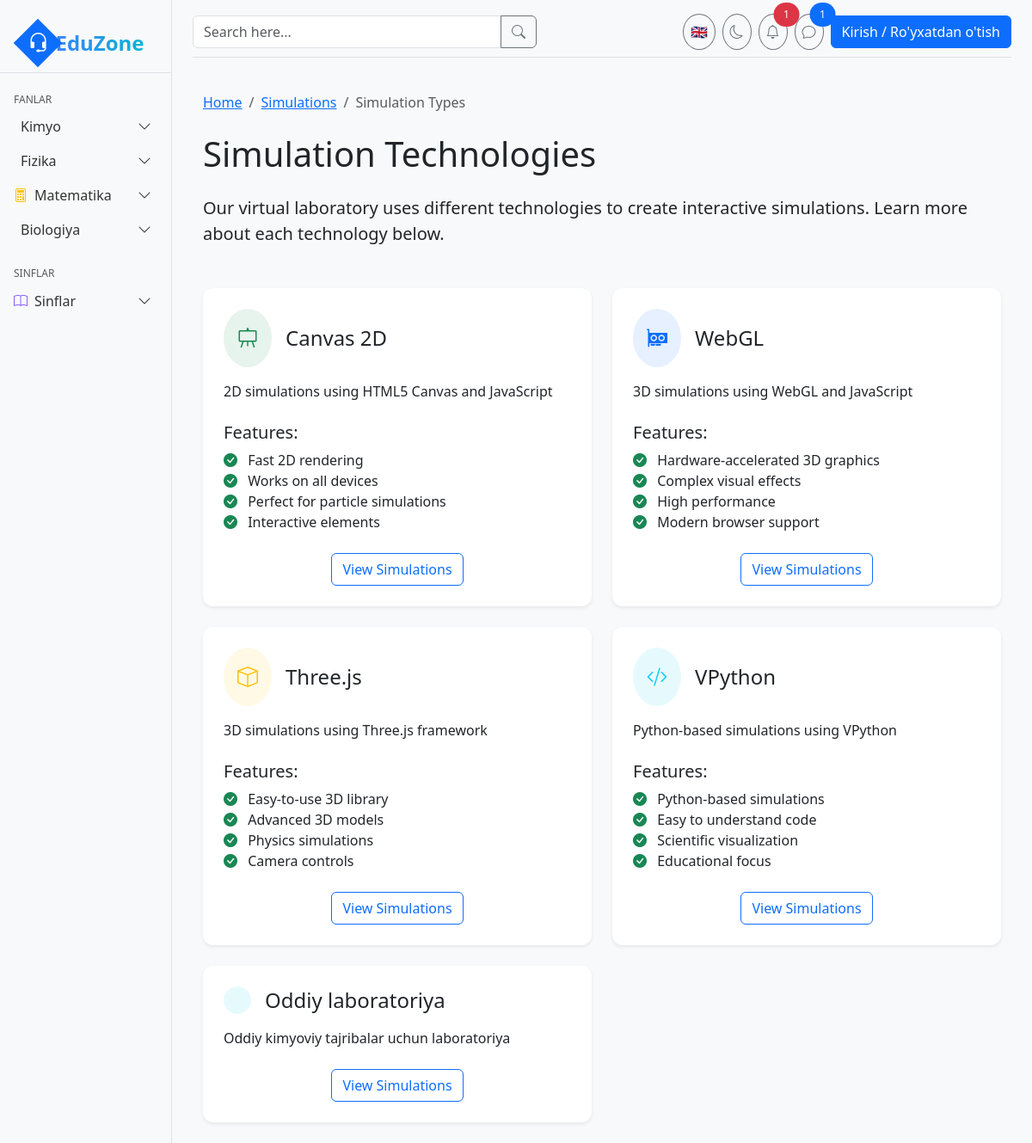
Screenshot of /api/simlab/types/ with the database file from the repository.
### simlab/models.py (models this page shows, shortened)
class SimulationType(models.Model):
    name = models.CharField(max_length=100)
    slug = models.SlugField(unique=True)
    description = models.TextField(blank=True)
    icon = models.CharField(max_length=50, default="code")

### simlab/views.py (the view)
# urls.py: path('types/', views.simulation_types, name='types'),
def simulation_types(request):
    simulation_types = SimulationType.objects.all()
    return render(request, 'simlab/types.html', {
        'simulation_types': simulation_types,
    })

### templates/simlab/types.html (shortened to what this page needs)
{% extends 'base.html' %}
{% load static %}
{% block content %}
<div class="container-fluid py-4">
    <nav aria-label="breadcrumb" class="mb-4">
        <ol class="breadcrumb">
            <li class="breadcrumb-item"><a href="{% url 'home' %}">Home</a></li>
            <li class="breadcrumb-item"><a href="{% url 'simlab:home' %}">Simulations</a></li>
            <li class="breadcrumb-item active" aria-current="page">Simulation Types</li>
        </ol>
    </nav>
    <h1 class="mb-4">Simulation Technologies</h1>
    <p class="lead mb-5">Our virtual laboratory uses different technologies to create interactive simulations. Learn more about each technology below.</p>
    <div class="row g-4">
        {% for sim_type in simulation_types %}
        <div class="col-md-6">
            <div class="card h-100 border-0 shadow-sm">
                <div class="card-body p-4">
                    <div class="d-flex align-items-center mb-3">
                        <div class="rounded-circle p-3 me-3
                            {% if sim_type.slug == 'canvas-2d' %}bg-success bg-opacity-10
                            {% elif sim_type.slug == 'webgl' %}bg-primary bg-opacity-10
                            {% elif sim_type.slug == 'threejs' %}bg-warning bg-opacity-10
                            {% else %}bg-info bg-opacity-10{% endif %}">
                            <i class="bi bi-{{ sim_type.icon }}
                                {% if sim_type.slug == 'canvas-2d' %}text-success
                                {% elif sim_type.slug == 'webgl' %}text-primary
                                {% elif sim_type.slug == 'threejs' %}text-warning
                                {% else %}text-info{% endif %}"
                                style="font-size: 1.5rem;"></i>
                        </div>
                        <h2 class="h4 mb-0">{{ sim_type.name }}</h2>
                    </div>
                    <p class="mb-4">{{ sim_type.description }}</p>
                    {% if sim_type.slug == 'canvas-2d' %}
                    <div class="mb-4">
                        <h3 class="h5">Features:</h3>
                        <ul class="list-unstyled">
                            <li><i class="bi bi-check-circle-fill text-success me-2"></i> Fast 2D rendering</li>
                            <li><i class="bi bi-check-circle-fill text-success me-2"></i> Works on all devices</li>
                            <li><i class="bi bi-check-circle-fill text-success me-2"></i> Perfect for particle simulations</li>
                            <li><i class="bi bi-check-circle-fill text-success me-2"></i> Interactive elements</li>
                        </ul>
                    </div>
                    {% elif sim_type.slug == 'webgl' %}
                    <div class="mb-4">
                        <h3 class="h5">Features:</h3>
                        <ul class="list-unstyled">
                            <li><i class="bi bi-check-circle-fill text-success me-2"></i> Hardware-accelerated 3D graphics</li>
                            <li><i class="bi bi-check-circle-fill text-success me-2"></i> Complex visual effects</li>
                            <li><i class="bi bi-check-circle-fill text-success me-2"></i> High performance</li>
                            <li><i class="bi bi-check-circle-fill text-success me-2"></i> Modern browser support</li>
                        </ul>
                    </div>
                    {% elif sim_type.slug == 'threejs' %}
                    <div class="mb-4">
                        <h3 class="h5">Features:</h3>
                        <ul class="list-unstyled">
                            <li><i class="bi bi-check-circle-fill text-success me-2"></i> Easy-to-use 3D library</li>
                            <li><i class="bi bi-check-circle-fill text-success me-2"></i> Advanced 3D models</li>
                            <li><i class="bi bi-check-circle-fill text-success me-2"></i> Physics simulations</li>
                            <li><i class="bi bi-check-circle-fill text-success me-2"></i> Camera controls</li>
                        </ul>
                    </div>
                    {% elif sim_type.slug == 'vpython' %}
                    <div class="mb-4">
                        <h3 class="h5">Features:</h3>
                        <ul class="list-unstyled">
                            <li><i class="bi bi-check-circle-fill text-success me-2"></i> Python-based simulations</li>
                            <li><i class="bi bi-check-circle-fill text-success me-2"></i> Easy to understand code</li>
                            <li><i class="bi bi-check-circle-fill text-success me-2"></i> Scientific visualization</li>
                            <li><i class="bi bi-check-circle-fill text-success me-2"></i> Educational focus</li>
                        </ul>
                    </div>
                    {% endif %}
                    <div class="text-center">
                        <a href="#" class="btn btn-outline-primary">View Simulations</a>
                    </div>
                </div>
            </div>
        </div>
        {% endfor %}
    </div>
</div>
{% endblock %}

### static/css/style.css (style rules this page uses)
body { min-height: 100vh; background-color: #f8f9fa; }
.card { border-radius: 0.75rem; transition: transform 0.2s ease, box-shadow 0.2s ease; }

### rows the page displays
SimulationType: name "Canvas 2D", description "2D simulations using HTML5 Canvas and JavaScript", shows "Features:", slug "canvas-2d" (drawn)
SimulationType: name "WebGL", description "3D simulations using WebGL and JavaScript", shows "Features:", slug "webgl" (drawn)
SimulationType: name "Three.js", description "3D simulations using Three.js framework", shows "Features:", slug "threejs" (drawn)
SimulationType: name "VPython", description "Python-based simulations using VPython", shows "Features:", slug "vpython" (drawn)
SimulationType: name "Oddiy laboratoriya", description "Oddiy kimyoviy tajribalar uchun laboratoriya"
